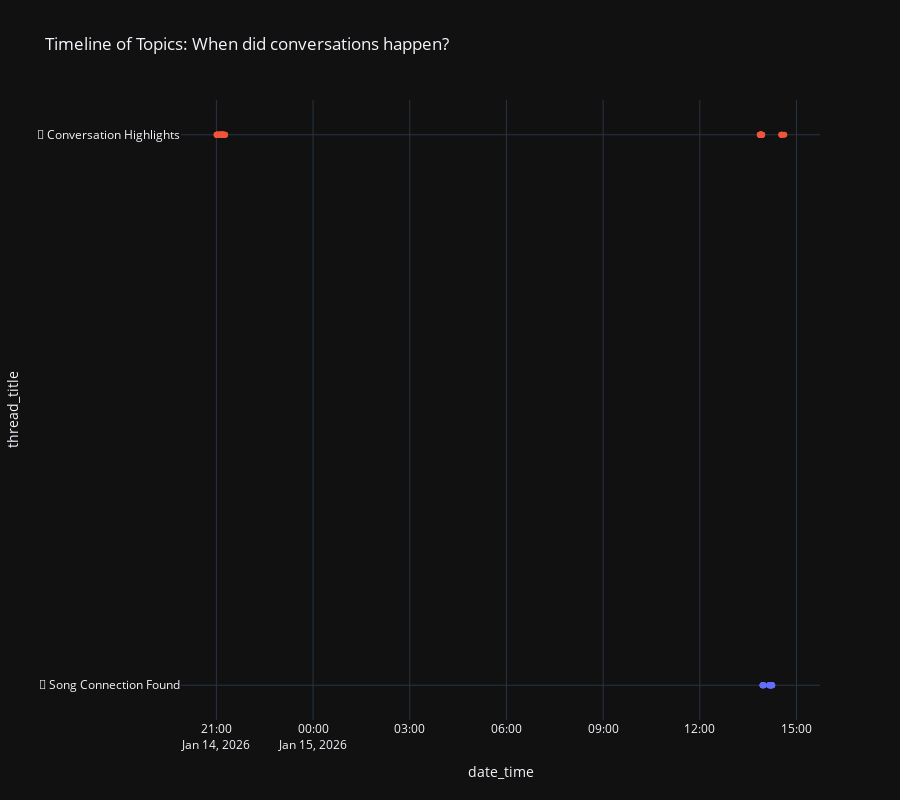

The cell this chart's notebook holds for it:
### Code cell
import plotly.express as px

# # Filter out Noise if needed
# df_timeline = df_viz[df_viz['thread_id'] != 'noise'].copy()

# Sort by Thread Title so the Y-axis is organized alphabetically (or you can sort by time)
df_timeline = df_viz.sort_values('thread_title')

# Plot
fig = px.scatter(
    df_timeline,
    x='date_time',
    y='thread_title',
    color='legend_label',
    hover_data=['user', 'message'],
    title="Timeline of Topics: When did conversations happen?",
    template="plotly_dark",
    height=800
)

fig.update_traces(marker=dict(size=6))
fig.update_layout(showlegend=False) # Hide legend if there are too many topics
fig.show()

### Figure 1 — Plotly figure (JSON) as saved in the notebook; plotly's stock layout.template omitted (floating-point values rounded to 4 significant figures; data arrays with more than 128 entries replaced by an {"elided": "..."} marker saying what was removed)
{"data": [{"customdata": [["Maya Rozenshtein", "girlll put your records onnnn "], ["Maya Rozenshtein", "the second I start watching a series I mostly watch only it "], ["Maya Rozenshtein", "yo I'm listening to a song called \"Put your records on\" "], ["Maya Rozenshtein", "do you know it? "], ["Vsevolod", "Not really "], ["Maya Rozenshtein", "Only now I'm realizing this is the same song that starts with \"three little birds sat on a window\" "], ["Maya Rozenshtein", "you really don't know this song? "], ["Maya Rozenshtein", "https://open.spotify.com/track/2nGFzvICaeEWjIrBrL2RAx?si=3e5e27cfef6b45c7 "], ["Maya Rozenshtein", "tell me your favorite songgg "], ["Vsevolod", "Hahaha "], ["Vsevolod", "No, i dont know this song "], ["Vsevolod", "Hmm its hard to tell a favourite specifically "], ["Maya Rozenshtein", "😐 "], ["Vsevolod", "I like time today by kero kero bonito "], ["Vsevolod", "Oh "], ["Vsevolod", "Nevermind then lol "], ["Maya Rozenshtein", "bruv i was reciting the lyrics "], ["Maya Rozenshtein", "or is it a band "], ["Maya Rozenshtein", "#blessed "], ["Maya Rozenshtein", "oh then somehow it was in the back of my mind and i probs remembered it "], ["Maya Rozenshtein", "oh yeah you told me about the artist "], ["Maya Rozenshtein", "hm "], ["Maya Rozenshtein", "then why did i think about japan "], ["Maya Rozenshtein", "oh "], ["Vsevolod", "She sings in japanese in some of the songs lol "], ["Maya Rozenshtein", "was it a japanese band? "], ["Maya Rozenshtein", "yeah ok "], ["Vsevolod", "Its a band, but yeah "], ["Maya Rozenshtein", "i don't remember "], ["Vsevolod", "No, they are from UK  The lead singer parent's are from Japan I think (or maybe she was born there and then they immigrated idk) "]], "hovertemplate": "legend_label=🎵 Song Connection Found (53e4)<br>date_time=%{x}<br>thread_title=%{y}<br>user=%{customdata[0]}<br>message=%{customdata[1]}<extra></extra>", "legendgroup": "🎵 Song Connection Found (53e4)", "marker": {"color": "#636efa", "symbol": "circle", "size": 6}, "mode": "markers", "name": "🎵 Song Connection Found (53e4)", "orientation": "v", "showlegend": true, "x": ["2026-01-15T13:58:44.000000000", "2026-01-15T13:56:43.000000000", "2026-01-15T13:56:59.000000000", "2026-01-15T13:57:01.000000000", "2026-01-15T13:57:16.000000000", "2026-01-15T13:57:40.000000000", "2026-01-15T13:58:25.000000000", "2026-01-15T13:58:34.000000000", "2026-01-15T13:58:51.000000000", "2026-01-15T14:09:03.000000000", "2026-01-15T14:09:10.000000000", "2026-01-15T14:09:42.000000000", "2026-01-15T14:09:43.000000000", "2026-01-15T14:09:58.000000000", "2026-01-15T14:10:12.000000000", "2026-01-15T14:10:28.000000000", "2026-01-15T14:10:02.000000000", "2026-01-15T14:10:45.000000000", "2026-01-15T14:14:55.000000000", "2026-01-15T14:14:39.000000000", "2026-01-15T14:10:43.000000000", "2026-01-15T14:13:54.000000000", "2026-01-15T14:13:53.000000000", "2026-01-15T14:13:48.000000000", "2026-01-15T14:14:21.000000000", "2026-01-15T14:12:43.000000000", "2026-01-15T14:12:31.000000000", "2026-01-15T14:12:02.000000000", "2026-01-15T14:10:48.000000000", "2026-01-15T14:13:37.000000000"], "xaxis": "x", "y": ["🎵 Song Connection Found", "🎵 Song Connection Found", "🎵 Song Connection Found", "🎵 Song Connection Found", "🎵 Song Connection Found", "🎵 Song Connection Found", "🎵 Song Connection Found", "🎵 Song Connection Found", "🎵 Song Connection Found", "🎵 Song Connection Found", "🎵 Song Connection Found", "🎵 Song Connection Found", "🎵 Song Connection Found", "🎵 Song Connection Found", "🎵 Song Connection Found", "🎵 Song Connection Found", "🎵 Song Connection Found", "🎵 Song Connection Found", "🎵 Song Connection Found", "🎵 Song Connection Found", "🎵 Song Connection Found", "🎵 Song Connection Found", "🎵 Song Connection Found", "🎵 Song Connection Found", "🎵 Song Connection Found", "🎵 Song Connection Found", "🎵 Song Connection Found", "🎵 Song Connection Found", "🎵 Song Connection Found", "🎵 Song Connection Found"], "yaxis": "y", "type": "scatter"}, {"customdata": {"elided": "77x2 str values"}, "hovertemplate": "legend_label=🤒 Conversation Highlights (d768)<br>date_time=%{x}<br>thread_title=%{y}<br>user=%{customdata[0]}<br>message=%{customdata[1]}<extra></extra>", "legendgroup": "🤒 Conversation Highlights (d768)", "marker": {"color": "#EF553B", "symbol": "circle", "size": 6}, "mode": "markers", "name": "🤒 Conversation Highlights (d768)", "orientation": "v", "showlegend": true, "x": ["2026-01-15T13:52:59.000000000", "2026-01-15T13:54:02.000000000", "2026-01-15T13:52:49.000000000", "2026-01-15T13:52:44.000000000", "2026-01-15T13:52:28.000000000", "2026-01-15T13:53:00.000000000", "2026-01-15T13:53:04.000000000", "2026-01-15T13:53:25.000000000", "2026-01-15T13:53:51.000000000", "2026-01-15T13:54:25.000000000", "2026-01-14T21:00:35.000000000", "2026-01-15T13:54:45.000000000", "2026-01-15T13:55:16.000000000", "2026-01-15T13:55:29.000000000", "2026-01-15T13:55:34.000000000", "2026-01-15T13:55:48.000000000", "2026-01-15T13:56:17.000000000", "2026-01-15T13:52:27.000000000", "2026-01-15T14:31:32.000000000", "2026-01-15T14:32:26.000000000", "2026-01-15T14:32:32.000000000", "2026-01-15T13:54:39.000000000", "2026-01-15T14:32:39.000000000", "2026-01-15T13:52:25.000000000", "2026-01-15T13:52:14.000000000", "2026-01-14T21:08:08.000000000", "2026-01-14T21:08:05.000000000", "2026-01-14T21:07:53.000000000", "2026-01-14T21:07:35.000000000", "2026-01-14T21:07:26.000000000", "2026-01-14T21:07:21.000000000", "2026-01-14T21:07:06.000000000", "2026-01-14T21:06:50.000000000", "2026-01-14T21:06:48.000000000", "2026-01-14T21:06:04.000000000", "2026-01-14T21:05:28.000000000", "2026-01-14T21:05:22.000000000", "2026-01-14T21:04:40.000000000", "2026-01-14T21:04:16.000000000", "2026-01-14T21:04:07.000000000", "2026-01-14T21:04:04.000000000", "2026-01-14T21:02:39.000000000", "2026-01-14T21:01:55.000000000", "2026-01-14T21:01:12.000000000", "2026-01-14T21:01:01.000000000", "2026-01-14T21:00:51.000000000", "2026-01-14T21:00:45.000000000", "2026-01-14T21:00:36.000000000", "2026-01-14T21:08:49.000000000", "2026-01-15T13:52:21.000000000", "2026-01-14T21:09:24.000000000", "2026-01-14T21:10:19.000000000", "2026-01-15T13:52:06.000000000", "2026-01-15T13:51:34.000000000", "2026-01-14T21:16:15.000000000", "2026-01-14T21:15:48.000000000", "2026-01-14T21:15:48.000000000", "2026-01-14T21:15:03.000000000", "2026-01-14T21:13:28.000000000", "2026-01-14T21:13:07.000000000", "2026-01-14T21:13:00.000000000", "2026-01-14T21:12:49.000000000", "2026-01-14T21:12:43.000000000", "2026-01-14T21:12:34.000000000", "2026-01-14T21:12:21.000000000", "2026-01-14T21:12:14.000000000", "2026-01-14T21:12:05.000000000", "2026-01-14T21:11:59.000000000", "2026-01-14T21:11:39.000000000", "2026-01-14T21:11:02.000000000", "2026-01-14T21:11:00.000000000", "2026-01-14T21:10:56.000000000", "2026-01-14T21:10:44.000000000", "2026-01-14T21:10:33.000000000", "2026-01-14T21:10:24.000000000", "2026-01-14T21:09:28.000000000", "2026-01-15T14:37:17.000000000"], "xaxis": "x", "y": ["🤒 Conversation Highlights", "🤒 Conversation Highlights", "🤒 Conversation Highlights", "🤒 Conversation Highlights", "🤒 Conversation Highlights", "🤒 Conversation Highlights", "🤒 Conversation Highlights", "🤒 Conversation Highlights", "🤒 Conversation Highlights", "🤒 Conversation Highlights", "🤒 Conversation Highlights", "🤒 Conversation Highlights", "🤒 Conversation Highlights", "🤒 Conversation Highlights", "🤒 Conversation Highlights", "🤒 Conversation Highlights", "🤒 Conversation Highlights", "🤒 Conversation Highlights", "🤒 Conversation Highlights", "🤒 Conversation Highlights", "🤒 Conversation Highlights", "🤒 Conversation Highlights", "🤒 Conversation Highlights", "🤒 Conversation Highlights", "🤒 Conversation Highlights", "🤒 Conversation Highlights", "🤒 Conversation Highlights", "🤒 Conversation Highlights", "🤒 Conversation Highlights", "🤒 Conversation Highlights", "🤒 Conversation Highlights", "🤒 Conversation Highlights", "🤒 Conversation Highlights", "🤒 Conversation Highlights", "🤒 Conversation Highlights", "🤒 Conversation Highlights", "🤒 Conversation Highlights", "🤒 Conversation Highlights", "🤒 Conversation Highlights", "🤒 Conversation Highlights", "🤒 Conversation Highlights", "🤒 Conversation Highlights", "🤒 Conversation Highlights", "🤒 Conversation Highlights", "🤒 Conversation Highlights", "🤒 Conversation Highlights", "🤒 Conversation Highlights", "🤒 Conversation Highlights", "🤒 Conversation Highlights", "🤒 Conversation Highlights", "🤒 Conversation Highlights", "🤒 Conversation Highlights", "🤒 Conversation Highlights", "🤒 Conversation Highlights", "🤒 Conversation Highlights", "🤒 Conversation Highlights", "🤒 Conversation Highlights", "🤒 Conversation Highlights", "🤒 Conversation Highlights", "🤒 Conversation Highlights", "🤒 Conversation Highlights", "🤒 Conversation Highlights", "🤒 Conversation Highlights", "🤒 Conversation Highlights", "🤒 Conversation Highlights", "🤒 Conversation Highlights", "🤒 Conversation Highlights", "🤒 Conversation Highlights", "🤒 Conversation Highlights", "🤒 Conversation Highlights", "🤒 Conversation Highlights", "🤒 Conversation Highlights", "🤒 Conversation Highlights", "🤒 Conversation Highlights", "🤒 Conversation Highlights", "🤒 Conversation Highlights", "🤒 Conversation Highlights"], "yaxis": "y", "type": "scatter"}], "layout": {"xaxis": {"anchor": "y", "domain": [0.0, 1.0], "title": {"text": "date_time"}}, "yaxis": {"anchor": "x", "domain": [0.0, 1.0], "title": {"text": "thread_title"}}, "legend": {"title": {"text": "legend_label"}, "tracegroupgap": 0}, "title": {"text": "Timeline of Topics: When did conversations happen?"}, "height": 800, "showlegend": false}}
